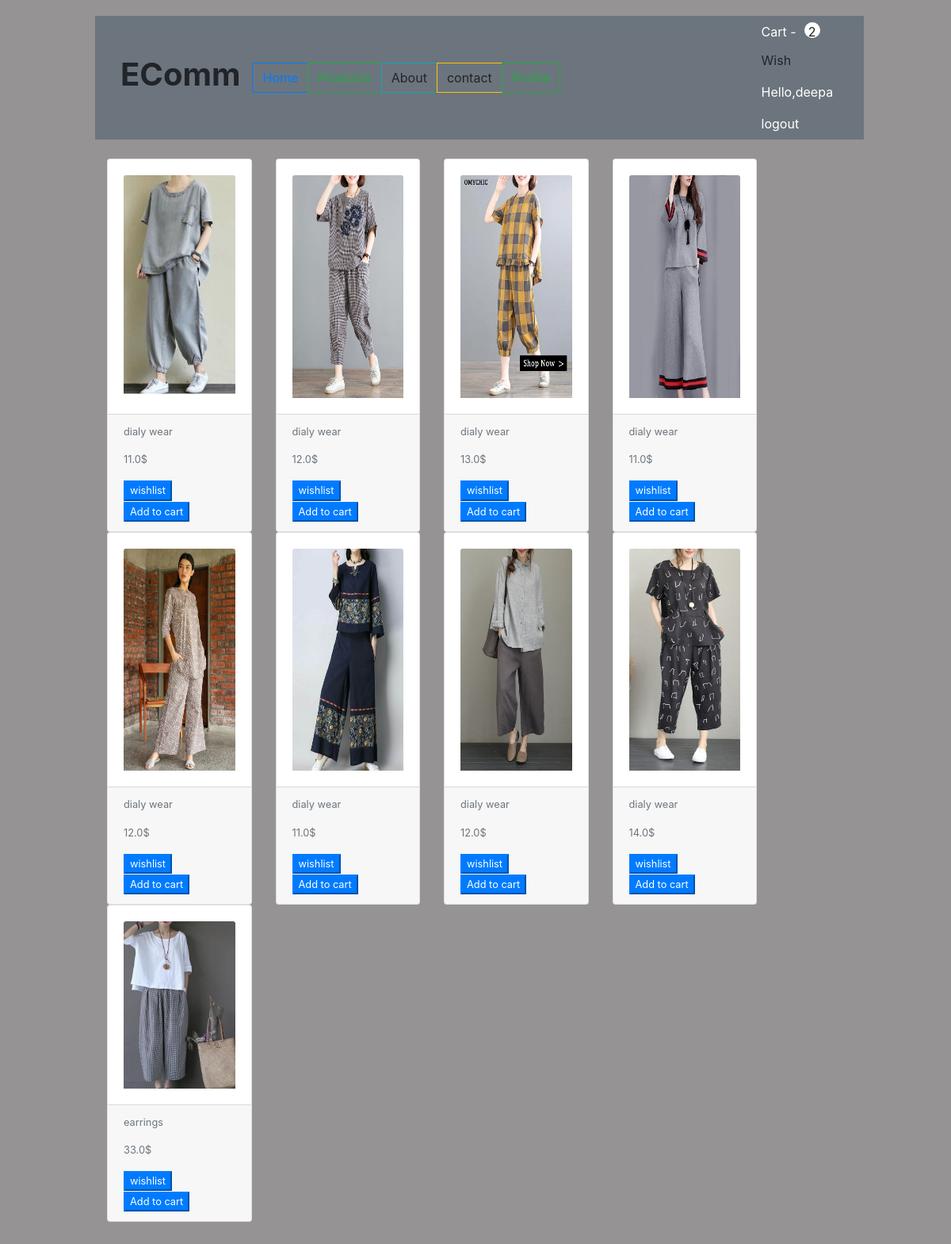
/products (signed in), run on the app's committed database.
### ecomm/models.py (models this page shows, shortened)
class Cart(models.Model):
    id=models.UUIDField(default=uuid.uuid4,primary_key=True)
    user=models.ForeignKey(User,on_delete=models.CASCADE)
    completed=models.BooleanField(default=False)
    @property
    def num_of_items(self):
        cartItems=self.cartItems.all()
        quantity=sum([item.quantity for item in cartItems])
        return quantity

class CartItem(models.Model):
    product=models.ForeignKey(Product,on_delete=models.CASCADE,related_name='items')
    cart=models.ForeignKey(Cart,on_delete=models.CASCADE,related_name='cartItems')
    quantity = models.IntegerField(default=0)

class Product(models.Model):
    product_name=models.CharField(max_length=200,null=True)
    image= models.ImageField(null=True,blank=True)
    description=models.CharField(max_length=200,null=True,blank=True)
    price=models.FloatField(null=True)
    @property
    def imageURL(self):
        try:
            url=self.image.url
        except:
            url=''
        return url
    def get_absolute_url(self):
        return reverse("details",kwargs={"id":self.id})#f"/products/{self.id}"

### ecomm/views.py (the view)
# urls.py: path('products',views.products, name='products'),
def products(request):
    product=Product.objects.all()
    if request.user.is_authenticated:
         cart,created=Cart.objects.get_or_create(user=request.user,completed=False)
    context={'product':product,'cart':cart}
    return render(request,"ecomm/products.html",context)

### ecomm/templates/ecomm/products.html (shortened to what this page needs)
{%extends 'home.html'%}
{%load static%}
{%block content%}
<br>
<div class="product-container">
    <div class="row">
    {% for obj in product %}
  <div class="card-deck col-3">
    <div class="card">
      <div class="card-body">
        <a href='{{obj.get_absolute_url}}'>
            <img class="card-img-top"  src='{{obj.imageURL}}' width="100%" height="100%">
           </a>
   </div>
      <div class="card-footer">
        <small class="text-muted">
<p>{{obj.description}}  </p>
<p>{{obj.price}}<span>$</span></p>
            <button  class="wishlist btn-md btn-primary" data-product="{{obj.id}}"  >wishlist</button>
            <button class="add-cart btn-md btn-primary  product-container" data-product="{{obj.id}}" data-action="add"  >Add to cart</button>
           </small>
      </div>
    </div>
  </div>
  <br>
  {%endfor%}
  <br>
</div>
</div>
<br>
{%endblock%}

### templates/navbar.html (shortened to what this page needs)
{% load static %}
<div class="row ">
  <nav class="container navbar navbar-expand-lg navbar-light bg-secondary">
    <p class="navbar-brand" href="{% url 'home'%}"><strong><h1>EComm</h1></strong></p>
    <div class="collapse navbar-collapse" id="navbarText">
<div class="btn-group col-6">
        <a type="button" href="{% url 'home'%}" class="btn btn-md btn-outline-primary"> Home </a>
        <a class="btn btn-md btn-outline-success" href="{% url 'products' %}">Products</a>
        <a type="button"  class="btn btn-md btn-outline-info" id="about" >About</a>
        <a type="button" class="btn btn-md btn-outline-warning">contact</a>
        {%if request.user.is_authenticated%}
        <a class="btn btn-md btn-outline-success" href="{% url 'profile' %}">Profile</a>
        {%endif%}
                 </div>
          <div class="col-4">
      {%if not request.user.is_admin and request.user.is_authenticated %}
                <a href="{%url 'cart'%}" style="color:white">Cart -</a><p id="counter">{{cart.num_of_items}}</p>
            <p>Wish<span class='cart-wish' style="background-color: aliceblue;">0</span></p>
            <p class ="mr-sm-2" style="color:white;font-weight:strong;"> Hello,{{user.username}}</p>
            <a class="mr-sm-2" href="{% url 'logout'%}" style="color:white">logout</a>
      {%else%}
        <a href="{%url 'login'%}" style="color:white">Login</a>
        <a href="{%url 'register'%}" style="color:white">register</a>
    {%endif%}
          </div>
      </div>
  </nav>
</div>

### static/styles/style.css (style rules this page uses)
body { background-color:rgb(149, 147, 147); width:90%; margin: 20px; border-width: 20px; padding-left: 100px; padding-right: 10px; align-items: center; }
#counter { display:inline-block; width:20px; height:20px; background:white; text-align:center; border-radius:60%; margin-left:10px; }

### data on the page
Cart: num_of_items "2"
Product: imageURL (picture), description "dialy wear", price "11.0"
Product: imageURL (picture), description "dialy wear", price "12.0"
Product: imageURL (picture), description "dialy wear", price "13.0"
Product: imageURL (picture), description "dialy wear", price "11.0"
Product: imageURL (picture), description "dialy wear", price "12.0"
Product: imageURL (picture), description "dialy wear", price "11.0"
Product: imageURL (picture), description "dialy wear", price "12.0"
Product: imageURL (picture), description "dialy wear", price "14.0"
Product: imageURL (picture), description "earrings", price "33.0"

### other printed values
{{ user.username }} "deepa"
